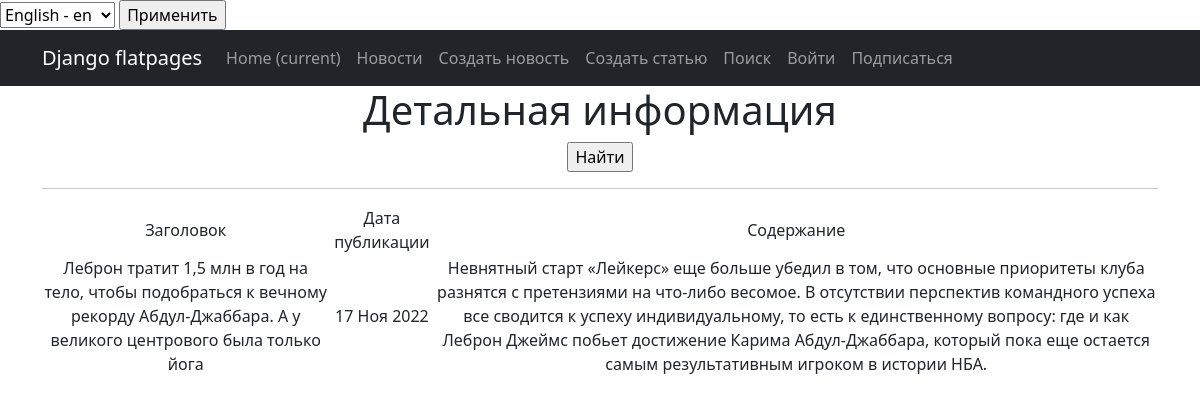
Before: /news/2/ with the older database file.
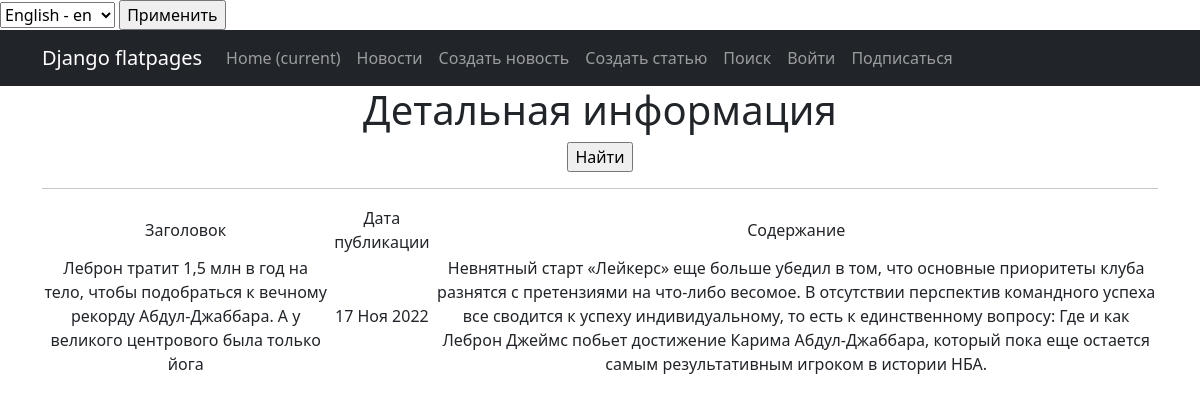
After: the same page with the newer database file.
### news/models.py (models this page shows, shortened)
class Post(models.Model):
    article = 'AR'
    news = 'NE'
    author_name = models.ForeignKey(Author, on_delete=models.CASCADE, verbose_name='Имя автора')  # связь «один ко многим» с моделью Author
    types_post = models.CharField(max_length=2, choices=Types, default='NE', verbose_name='Тип поста')  # поле с выбором — «статья» или «новость»;
    datetime_post = models.DateTimeField(auto_now_add=True, verbose_name='Дата и время поста')  # автоматически добавляемая дата и время создания;
    category_post = models.ManyToManyField(Category, through='PostCategory')  # связь «многие ко многим» с моделью Category (с дополнительной моделью PostCategory);
    header = models.CharField(max_length=255, verbose_name='Заголовок') #  заголовок статьи/новости
    content = models.TextField() #  текст статьи/новости
    rating_post = models.IntegerField(default=0) #  рейтинг статьи/новости
    class Meta:
        verbose_name_plural = 'Посты'

### news/views.py (the view)
# urls.py: path('<int:pk>/', cache_page(300)(PostDetail.as_view()), name='post_detail'), #кэширование страниц с новостями 5 минут
class PostDetail(DetailView):
    model = Post
    ordering = '-datetime_post'
    template_name = 'post.html'
    context_object_name = 'post'

### news/templatetags/custom_filters.py (called while the page is built)
@register.filter(name='censors')
def censor(value):
   stopwords = ['урод', 'бяка', 'гопник']
   word = value.replace(',', "")
   word = word.replace('-', "")
   word = word.split()
   if type(value) is str:
      for word in stopwords:
         value = value.replace(word, word[0] + "*" * (len(word) - 1))
         value = value.replace(word.capitalize(), word[0] + "*" * (len(word) - 1))
   else:
      raise ValueError('Ошибка, это не переменная строкого типа')
   return f'{value}'

### templates/post.html (shortened to what this page needs)
{% extends 'flatpages/default.html' %}
{% load custom_filters %}
{% load custom_filters %}
{% block content %}
   <h1>Детальная информация</h1>
   <form action="" method="get">
       <input type="submit" value="Найти" />
   </form>
   <hr>
   {% if post %}
       <table>
           <tr>
               <td>Заголовок</td>
               <td>Дата публикации</td>
               <td>Содержание</td>
           </tr>
           <tr>
               <td>{{ post.header|censors }}</td>
               <td>{{ post.datetime_post|date:'d M Y' }}</td>
               <td>{{ post.content|censors }}</td>
           </tr>
       </table>
   {% else %}
       <h2>Новости нет!</h2>
   {% endif %}
{% endblock content %}

Changed rows visible on the page:
changed Post: content|censors "…есть к единственному вопросу: где и как Леброн Джеймс…" → "…есть к единственному вопросу: Где и как Леброн Джеймс…"
